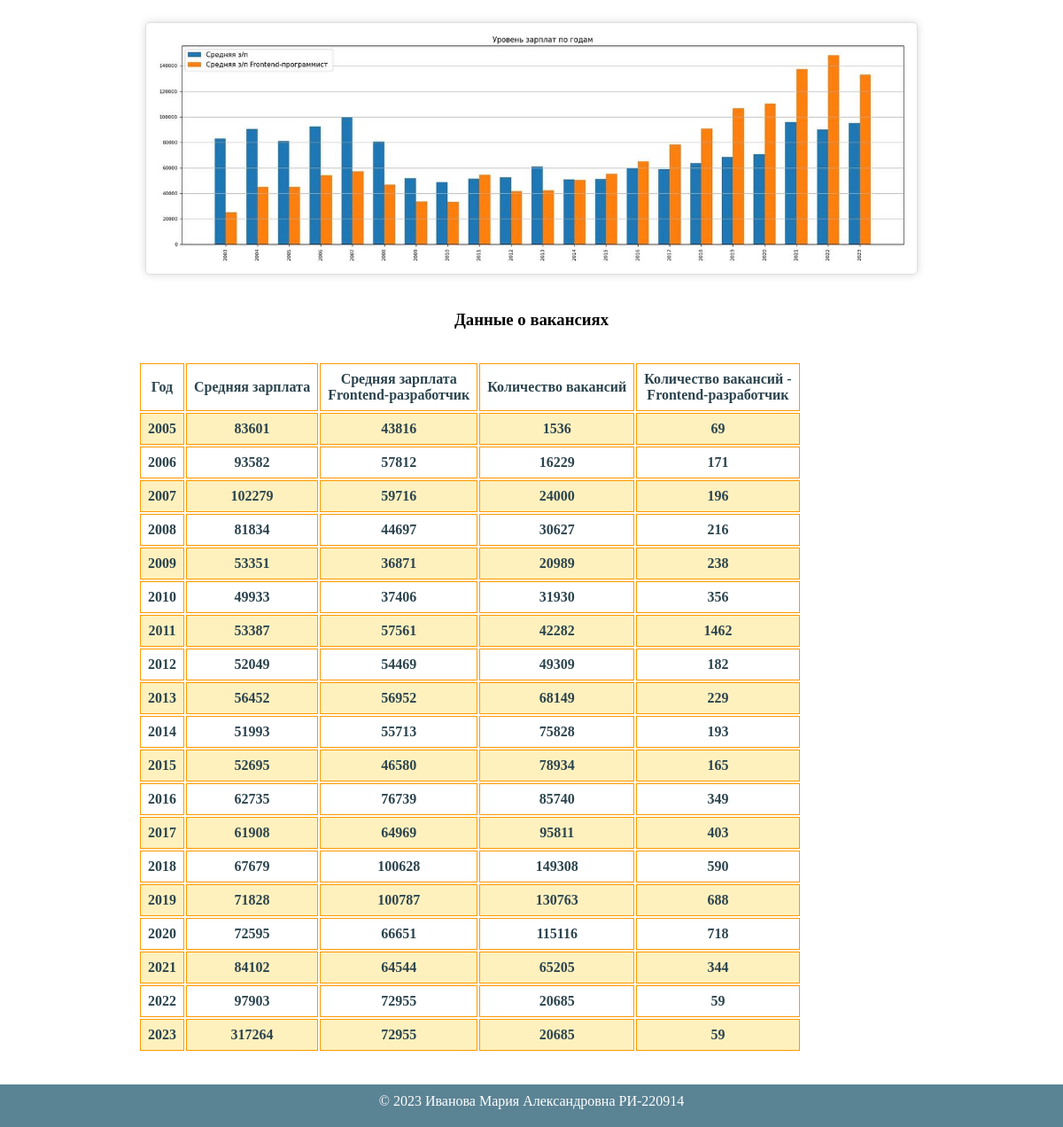
The page /info (lower part) on the database as committed earlier.
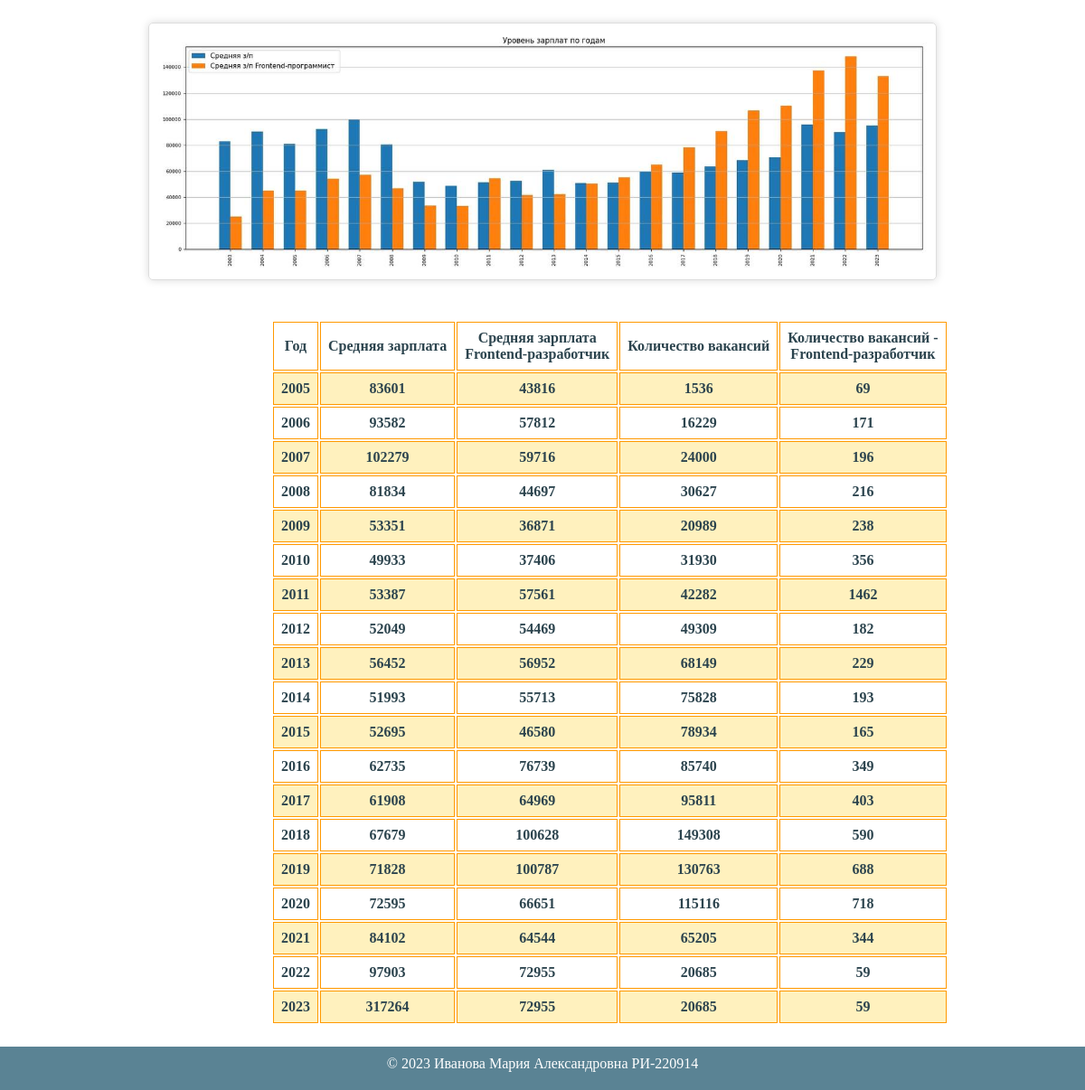
The same page on the database as committed later.
### main/models.py (models this page shows)
class Demand(models.Model):
    title = models.CharField(
        'Заголовок',
        max_length=100,
        default='demand'
    )
    text = models.TextField('Текст', default=None)
    graph_left = models.ImageField(
        'График №2',
        default=None,
        upload_to='demand'
    )
    graph_right = models.ImageField(
        'График №1',
        default=None,
        upload_to='demand'
    )

### main/views.py (the view)
# urls.py: path('info', views.info, name='info'),
def info(request):
    infopage = Demand.objects.all()[0]
    return render(
        request,
        'main/info.html',
        context={
            'infopage': infopage,
        }
    )

### main/templates/main/info.html (shortened to what this page needs)
{% extends 'main/mainpage.html' %}
{% load static %}
{% block styles %}
<link href="{% static 'main/css/info.css' %}" rel="stylesheet">
<link href="{% static 'main/css/main.css' %}" rel="stylesheet">
{% endblock %}
{% block content %}
    <div class="admin-info">
        <div class="graphs" style="padding: 30px 10% 0 10%">
            <img class='sal 'width="48%" src="{{ infopage.graph_right.url }}"/>
        </div>
         {{ infopage.text|safe }}
    </div>
{% endblock %}

Rows that differ between the two databases and show on the page:
changed Demand: text "Данные о вакансиях Год Средняя зарплата Средняя…" → "Год Средняя зарплата Средняя…"
